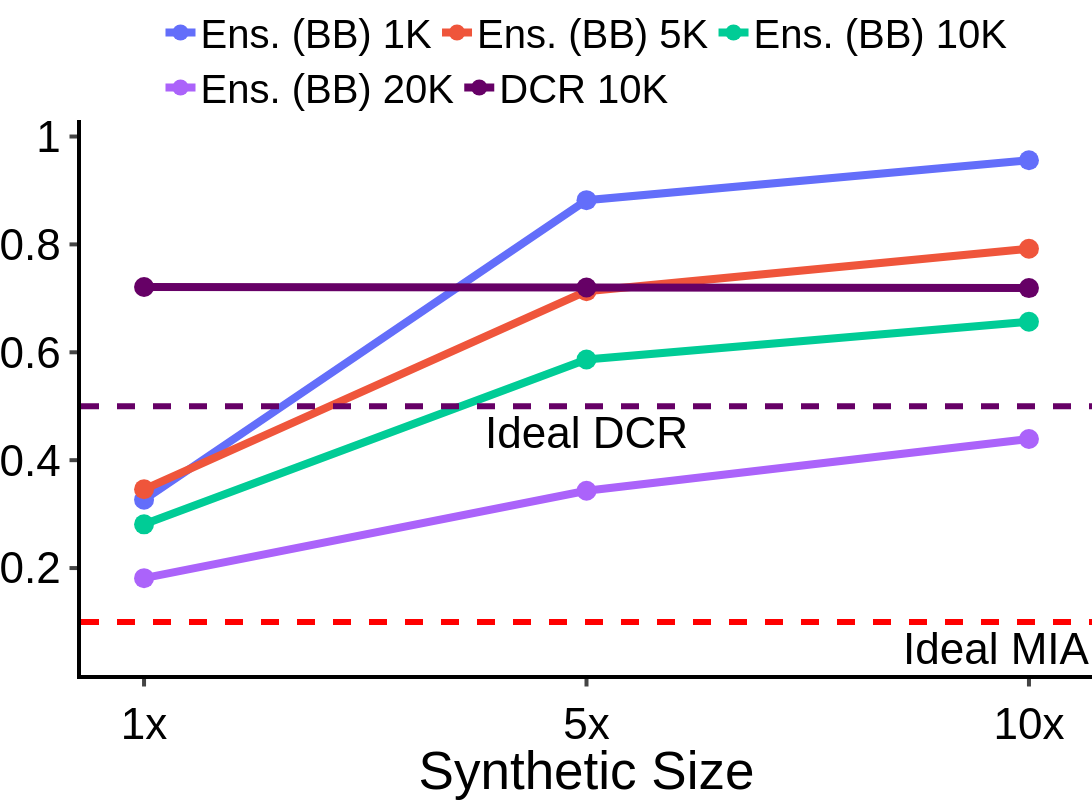

Write notebook code for a chart like this one.
### Code cell
df = {"Synthetic Size": synthetic_size, "Ens. (BB) 1K": bb_1k, "Ens. (BB) 5K": bb_5k, "Ens. (BB) 10K": bb_10k, "Ens. (BB) 20K": bb_20k, "DCR 10K": dcr_10k}

fig = px.line(
    data_frame=df,
    x="Synthetic Size",
    y=["Ens. (BB) 1K", "Ens. (BB) 5K", "Ens. (BB) 10K", "Ens. (BB) 20K", "DCR 10K"],
    markers=True,

)
fig.data[4].line.color = "#660066"
fig.add_hline(y=0.1, line_dash="dash", line_color="red", annotation_text="Ideal MIA", annotation_position="bottom right", line_width=6)
fig.add_hline(y=1/2, line_dash="dash", line_color="#660066", annotation_text="Ideal DCR", annotation_position="bottom", line_width=6)
fig.update_layout(
    xaxis=dict(
        tickmode='array',
        tickvals=["1x", "5x", "10x"],
    ),
)
fig.update_xaxes(
   ticks="outside", tickwidth=4, ticklen=7.5, linewidth=4, linecolor="black", tickangle=0, title_font_family="Helvetica", tickfont_family="Helvetica", tickfont_size=FONT_SIZE,
)
fig.update_yaxes(
    ticks="outside", tickwidth=4, ticklen=7.5, linewidth=4, linecolor="black", title = "Metric Score", tickangle=0, title_font_family="Helvetica", tickfont_family="Helvetica", tickfont_size=FONT_SIZE,
)
fig.update_traces(marker=dict(size=20), line=dict(width=8))

customize_figure_layout(fig)
fig.update_layout(yaxis_title=None)
save_and_display_figure(fig, "diabetes_ensemble_dcr_synthetic_size", plots_dir)

### Figure 1 — Plotly figure (JSON) as saved in the notebook; plotly's stock layout.template omitted (floating-point values rounded to 4 significant figures)
{"data": [{"hovertemplate": "variable=Ens. (BB) 1K<br>Synthetic Size=%{x}<br>value=%{y}<extra></extra>", "legendgroup": "Ens. (BB) 1K", "line": {"color": "#636efa", "dash": "solid", "width": 8}, "marker": {"size": 20, "symbol": "circle"}, "mode": "lines+markers", "name": "Ens. (BB) 1K", "orientation": "v", "showlegend": true, "type": "scatter", "x": ["1x", "5x", "10x"], "xaxis": "x", "y": [0.3267, 0.882, 0.956], "yaxis": "y"}, {"hovertemplate": "variable=Ens. (BB) 5K<br>Synthetic Size=%{x}<br>value=%{y}<extra></extra>", "legendgroup": "Ens. (BB) 5K", "line": {"color": "#EF553B", "dash": "solid", "width": 8}, "marker": {"size": 20, "symbol": "circle"}, "mode": "lines+markers", "name": "Ens. (BB) 5K", "orientation": "v", "showlegend": true, "type": "scatter", "x": ["1x", "5x", "10x"], "xaxis": "x", "y": [0.346, 0.7133, 0.792], "yaxis": "y"}, {"hovertemplate": "variable=Ens. (BB) 10K<br>Synthetic Size=%{x}<br>value=%{y}<extra></extra>", "legendgroup": "Ens. (BB) 10K", "line": {"color": "#00cc96", "dash": "solid", "width": 8}, "marker": {"size": 20, "symbol": "circle"}, "mode": "lines+markers", "name": "Ens. (BB) 10K", "orientation": "v", "showlegend": true, "type": "scatter", "x": ["1x", "5x", "10x"], "xaxis": "x", "y": [0.281, 0.5867, 0.6567], "yaxis": "y"}, {"hovertemplate": "variable=Ens. (BB) 20K<br>Synthetic Size=%{x}<br>value=%{y}<extra></extra>", "legendgroup": "Ens. (BB) 20K", "line": {"color": "#ab63fa", "dash": "solid", "width": 8}, "marker": {"size": 20, "symbol": "circle"}, "mode": "lines+markers", "name": "Ens. (BB) 20K", "orientation": "v", "showlegend": true, "type": "scatter", "x": ["1x", "5x", "10x"], "xaxis": "x", "y": [0.1813, 0.3433, 0.4393], "yaxis": "y"}, {"hovertemplate": "variable=DCR 10K<br>Synthetic Size=%{x}<br>value=%{y}<extra></extra>", "legendgroup": "DCR 10K", "line": {"color": "#660066", "dash": "solid", "width": 8}, "marker": {"size": 20, "symbol": "circle"}, "mode": "lines+markers", "name": "DCR 10K", "orientation": "v", "showlegend": true, "type": "scatter", "x": ["1x", "5x", "10x"], "xaxis": "x", "y": [0.721, 0.72, 0.719], "yaxis": "y"}], "layout": {"annotations": [{"showarrow": false, "text": "Ideal MIA", "x": 1, "xanchor": "right", "xref": "x domain", "y": 0.1, "yanchor": "top", "yref": "y"}, {"showarrow": false, "text": "Ideal DCR", "x": 0.5, "xanchor": "center", "xref": "x domain", "y": 0.5, "yanchor": "top", "yref": "y"}], "font": {"color": "black", "family": "Helvetica", "size": 44}, "height": 800, "legend": {"font": {"size": 40}, "orientation": "h", "title": {"font": {"family": "Helvetica"}, "text": ""}, "tracegroupgap": 0, "valign": "top", "x": 0.5, "xanchor": "center", "y": 1, "yanchor": "bottom"}, "margin": {"b": 0, "l": 0, "pad": 0, "r": 0, "t": 40}, "plot_bgcolor": "white", "shapes": [{"line": {"color": "red", "dash": "dash", "width": 6}, "type": "line", "x0": 0, "x1": 1, "xref": "x domain", "y0": 0.1, "y1": 0.1, "yref": "y"}, {"line": {"color": "#660066", "dash": "dash", "width": 6}, "type": "line", "x0": 0, "x1": 1, "xref": "x domain", "y0": 0.5, "y1": 0.5, "yref": "y"}], "title": {"font": {"family": "Helvetica"}, "x": 0.5, "y": 0.99}, "width": 1200, "xaxis": {"anchor": "y", "automargin": true, "domain": [0, 1], "linecolor": "black", "linewidth": 4, "tickangle": 0, "tickfont": {"family": "Helvetica", "size": 44}, "ticklen": 7.5, "tickmode": "array", "ticks": "outside", "tickvals": ["1x", "5x", "10x"], "tickwidth": 4, "title": {"font": {"family": "Helvetica"}, "text": "Synthetic Size"}}, "yaxis": {"anchor": "x", "automargin": true, "domain": [0, 1], "linecolor": "black", "linewidth": 4, "tickangle": 0, "tickfont": {"family": "Helvetica", "size": 44}, "ticklen": 7.5, "ticks": "outside", "tickwidth": 4, "title": {}}}}
